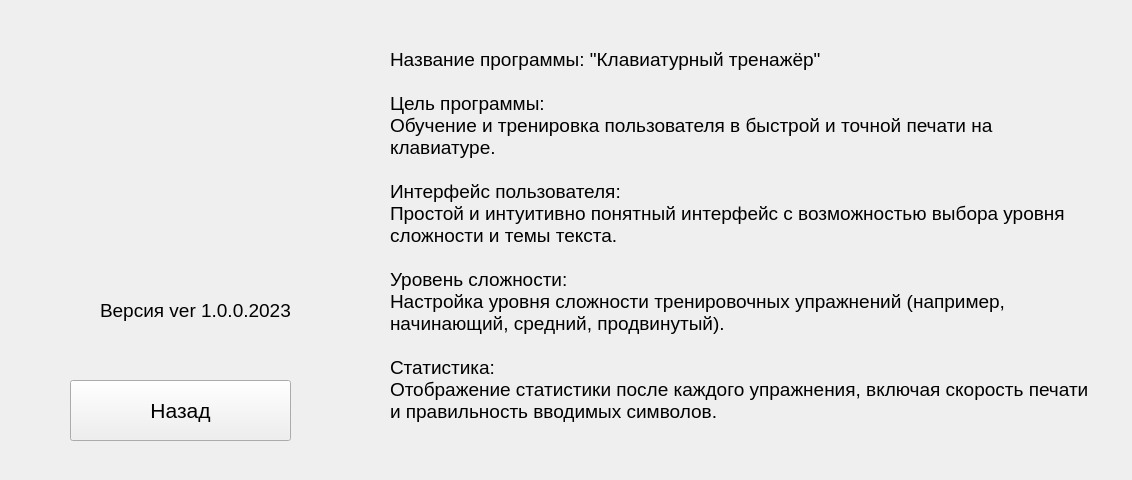
<?xml version="1.0" encoding="UTF-8"?>
<ui version="4.0">
 <class>aboutProgram</class>
 <widget class="QWidget" name="aboutProgram">
  <property name="windowModality">
   <enum>Qt::ApplicationModal</enum>
  </property>
  <property name="geometry">
   <rect>
    <x>0</x>
    <y>0</y>
    <width>1132</width>
    <height>480</height>
   </rect>
  </property>
  <property name="windowTitle">
   <string>О программе</string>
  </property>
  <property name="windowIcon">
   <iconset>
    <normaloff>../../../Desktop/08293126042023_b68857f12d5374604d572de16b1ad8f2f25718e3.png</normaloff>../../../Desktop/08293126042023_b68857f12d5374604d572de16b1ad8f2f25718e3.png</iconset>
  </property>
  <widget class="QLabel" name="label">
   <property name="geometry">
    <rect>
     <x>20</x>
     <y>30</y>
     <width>341</width>
     <height>231</height>
    </rect>
   </property>
   <property name="text">
    <string/>
   </property>
   <property name="pixmap">
    <pixmap>../../../Desktop/08293126042023_b68857f12d5374604d572de16b1ad8f2f25718e3.png</pixmap>
   </property>
   <property name="scaledContents">
    <bool>true</bool>
   </property>
  </widget>
  <widget class="QLabel" name="label_2">
   <property name="geometry">
    <rect>
     <x>390</x>
     <y>0</y>
     <width>711</width>
     <height>471</height>
    </rect>
   </property>
   <property name="font">
    <font>
     <pointsize>14</pointsize>
    </font>
   </property>
   <property name="text">
    <string>Название программы: &quot;Клавиатурный тренажёр&quot;

Цель программы:
Обучение и тренировка пользователя в быстрой и точной печати на клавиатуре.

Интерфейс пользователя:
Простой и интуитивно понятный интерфейс с возможностью выбора уровня сложности и темы текста.

Уровень сложности: 
Настройка уровня сложности тренировочных упражнений (например, начинающий, средний, продвинутый).

Статистика:
Отображение статистики после каждого упражнения, включая скорость печати и правильность вводимых символов.</string>
   </property>
   <property name="wordWrap">
    <bool>true</bool>
   </property>
  </widget>
  <widget class="QLabel" name="label_3">
   <property name="geometry">
    <rect>
     <x>100</x>
     <y>280</y>
     <width>241</width>
     <height>61</height>
    </rect>
   </property>
   <property name="font">
    <font>
     <pointsize>14</pointsize>
    </font>
   </property>
   <property name="text">
    <string>Версия ver 1.0.0.2023</string>
   </property>
  </widget>
  <widget class="QPushButton" name="back">
   <property name="geometry">
    <rect>
     <x>70</x>
     <y>380</y>
     <width>221</width>
     <height>61</height>
    </rect>
   </property>
   <property name="font">
    <font>
     <pointsize>16</pointsize>
    </font>
   </property>
   <property name="text">
    <string>Назад</string>
   </property>
  </widget>
 </widget>
 <resources/>
 <connections/>
</ui>
